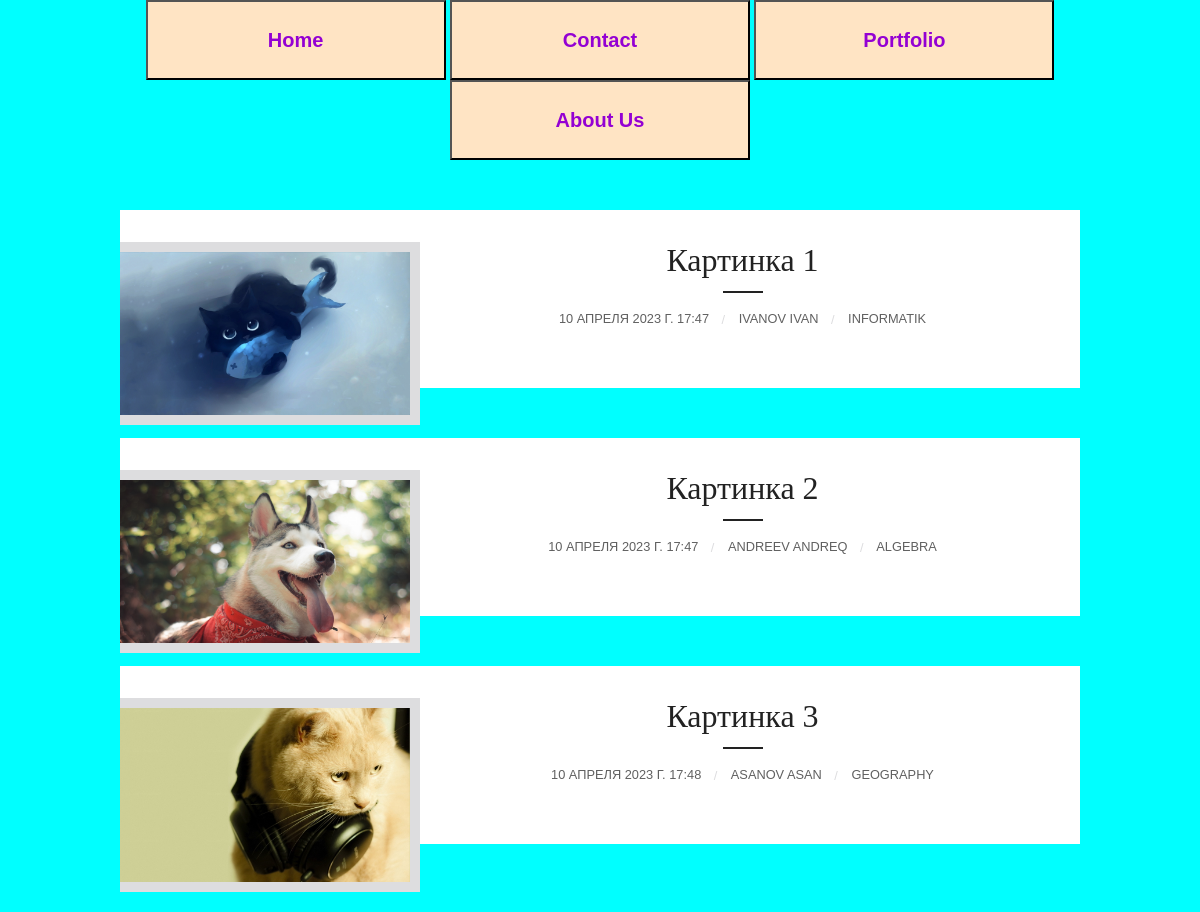
Page /post/ on the committed database.
### blog/models.py (models this page shows, shortened)
class Post(models.Model):
    title = models.CharField(max_length=100)
    image = models.ImageField(upload_to='')
    description = models.TextField()
    created_date = models.DateTimeField(auto_now_add=True)
    author = models.CharField(max_length=100, null=True)
    category = models.CharField(max_length=100, null=True)

### blog/views.py (the view)
# urls.py: path('post/', blogview, name='post'),
def blogview(request):
    post = models.Post.objects.all()
    context = {
        'post_object': post
    }
    return render(request, 'post.html', context)

### templates/post.html (shortened to what this page needs)
{% load static %}
<!doctype html>
<html lang="en">
<head>
  <link rel="stylesheet" href="{% static 'css/style.css' %}">
</head>
<body>
<center>
  <button><h2>Home</h2></button>
  <button><h2>Contact</h2></button>
  <button><h2>Portfolio</h2></button>
  <button><h2>About Us</h2></button>
</center>
 {% for i in post_object %}
<div class="container">
    <div class="post">
        <div class="post-image">
            <img src="{{i.image.url}}">
        </div>
        <div class="post-content">
            <div class="post-header">
                <h1>{{i.title}}</h1>
                <div class="post-meta">
                    <time datetime="2019-04-01">{{i.created_date}}</time>
                    <span class="author">{{i.author}}</span>
                    <span class="category">{{i.category}}</span>
                </div>
            </div>
        </div>
    </div>
</div>
{% endfor %}
</body>
</html>

### static/css/style.css (style rules this page uses)
body { background-color: cyan; color: brown; font-family: "Arial"; text-align: center; }
button { width: 300px; height: 80px; background-color: bisque; }
h2 { color: darkviolet; }
h1 { color: chartreuse; font-family: "Bodoni MT"; }
* { box-sizing: border-box; margin: 0; }
body { font-family: 'Montserrat', sans-serif; color: #606060; font-size: 14px; }
.container { max-width: 960px; margin: 50px auto; padding: 0 15px; background: white; }
.post { padding: 2em 0 1em; }
.post-image img { width: 100%; margin: 0 0 20px 0; }
.post h1 { color: #222; font-weight: 500; margin-bottom: 30px; }
.post-header { text-align: center; }
.post-meta { margin-bottom: 30px; display: inline-block; position: relative; text-transform: uppercase; font-size: .8em; }
.post-meta:before { content: ""; position: absolute; top: -20px; left: 50%; transform: translateX(-50%); width: 40px; height: 2px; background: #222; }
time, .author { padding-right: 26px; position: relative; }
time:after, .author:after { content: "/"; color: #DDDDDF; position: absolute; top: 50%; right: 10px; transform: translateY(-50%); }
@media (min-width: 768px) { body { font-size: 16px; } }
@media (min-width: 768px) { .container { padding: 0 45px; } }
@media (min-width: 768px) { .post-image img { float: left; width: 300px; margin: 0 30px 20px -45px; border: 10px solid #DDDDDF; border-left-width: 0; } }

### rows in the picture
Post: image (picture), title "Картинка 1", created_date "10 АПРЕЛЯ 2023 Г. 17:47", author "IVANOV IVAN", category "INFORMATIK"
Post: image (picture), title "Картинка 2", created_date "10 АПРЕЛЯ 2023 Г. 17:47", author "ANDREEV ANDREQ", category "ALGEBRA"
Post: image (picture), title "Картинка 3", created_date "10 АПРЕЛЯ 2023 Г. 17:48", author "ASANOV ASAN", category "GEOGRAPHY"
